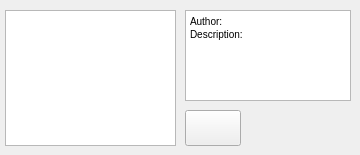
                     <widget class="QWidget" name="tab_3">
                      <attribute name="title">
                       <string>Online</string>
                      </attribute>
                      <widget class="QListWidget" name="listWidget">
                       <property name="geometry">
                        <rect>
                         <x>5</x>
                         <y>10</y>
                         <width>171</width>
                         <height>136</height>
                        </rect>
                       </property>
                      </widget>
                      <widget class="QTextEdit" name="textEdit">
                       <property name="geometry">
                        <rect>
                         <x>185</x>
                         <y>10</y>
                         <width>166</width>
                         <height>91</height>
                        </rect>
                       </property>
                       <property name="html">
                        <string>&lt;!DOCTYPE HTML PUBLIC &quot;-//W3C//DTD HTML 4.0//EN&quot; &quot;http://www.w3.org/TR/REC-html40/strict.dtd&quot;&gt;
&lt;html&gt;&lt;head&gt;&lt;meta name=&quot;qrichtext&quot; content=&quot;1&quot; /&gt;&lt;style type=&quot;text/css&quot;&gt;
p, li { white-space: pre-wrap; }
&lt;/style&gt;&lt;/head&gt;&lt;body style=&quot; font-family:'Ubuntu'; font-size:11pt; font-weight:400; font-style:normal;&quot;&gt;
&lt;p style=&quot; margin-top:0px; margin-bottom:0px; margin-left:0px; margin-right:0px; -qt-block-indent:0; text-indent:0px;&quot;&gt;&lt;span style=&quot; font-family:'MS Shell Dlg 2'; font-size:7.8pt;&quot;&gt;Author:&lt;/span&gt;&lt;/p&gt;
&lt;p style=&quot; margin-top:0px; margin-bottom:0px; margin-left:0px; margin-right:0px; -qt-block-indent:0; text-indent:0px;&quot;&gt;&lt;span style=&quot; font-family:'MS Shell Dlg 2'; font-size:7.8pt;&quot;&gt;Description:&lt;/span&gt;&lt;/p&gt;&lt;/body&gt;&lt;/html&gt;</string>
                       </property>
                      </widget>
                      <widget class="QPushButton" name="pbUploadProgram_2">
                       <property name="geometry">
                        <rect>
                         <x>185</x>
                         <y>110</y>
                         <width>56</width>
                         <height>36</height>
                        </rect>
                       </property>
                       <property name="toolTip">
                        <string extracomment="New gcode"/>
                       </property>
                       <property name="text">
                        <string/>
                       </property>
                       <property name="icon">
                        <iconset>
                         <normaloff>C:/Users/Admin/.designer/backup/icon/icons8-download-from-cloud-48.png</normaloff>C:/Users/Admin/.designer/backup/icon/icons8-download-from-cloud-48.png</iconset>
                       </property>
                       <property name="iconSize">
                        <size>
                         <width>32</width>
                         <height>32</height>
                        </size>
                       </property>
                       <property name="flat">
                        <bool>false</bool>
                       </property>
                      </widget>
                     </widget>
